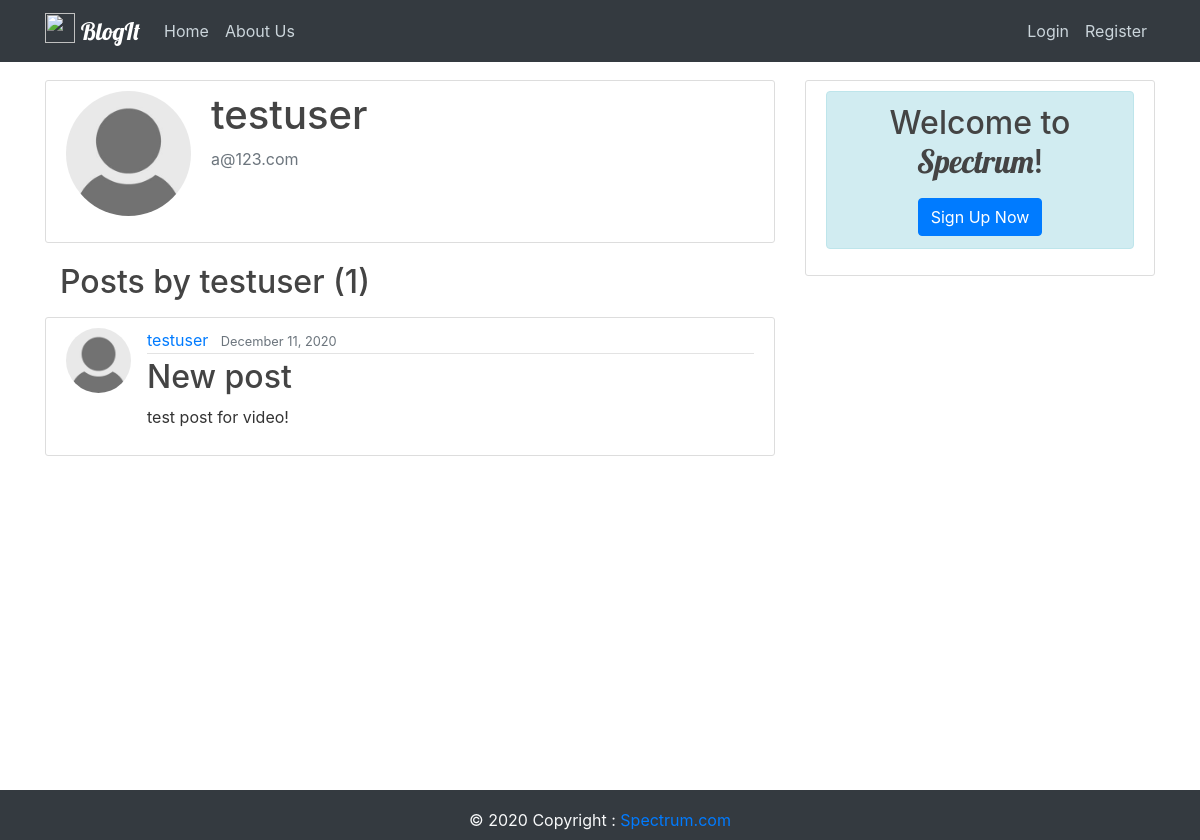
The app's page /user/testuser with its own data.
### socialmedia/models.py (models this page shows, shortened)
class Post(models.Model):
    title = models.CharField(max_length=200)
    content = models.TextField()
    date_posted = models.DateTimeField(default=timezone.now)
    author = models.ForeignKey(User, on_delete=models.CASCADE)

### users/models.py (models this page shows, shortened)
class Profile(models.Model):
    user = models.OneToOneField(User, on_delete=models.CASCADE)
    image = models.ImageField(default='default.jpg',upload_to='profile_pics')

### socialmedia/views.py (the view)
# urls.py: path('user/<str:username>', UserPostListView.as_view(), name='user-posts'),
class UserPostListView(ListView):
    model = Post
    template_name = 'socialmedia/user_posts.html'
    context_object_name = 'posts'
    paginate_by = 5
    def get_queryset(self):
        user = get_object_or_404(User, username=self.kwargs.get('username','email'))
        return Post.objects.filter(author=user).order_by('-date_posted')

### socialmedia/templates/socialmedia/user_posts.html (shortened to what this page needs)
{% extends "socialmedia/base.html" %}
{% load crispy_forms_tags %}
{% block content %}
  {% for post in posts|slice:":1" %}
    <div class="content-section">
      <div class="media">
        <img class="rounded-circle account-img" src="{{ post.author.profile.image.url }}">
        <div class="media-body">
          <h2 class="account-heading">{{ view.kwargs.username }}</h2>
          <p class="text-secondary">{{ post.author.email }}</p>
        </div>
      </div>
    </div>
  {% endfor %}
    <div class="container">
      <h2 class="mb-3">Posts by {{ view.kwargs.username }}  ({{page_obj.paginator.count}})</h2>
    </div>
    {% for post in posts %}
        <article class="media content-section">
            <img class="rounded-circle article-img" src="{{ post.author.profile.image.url }}" alt="">
            <div class="media-body">
            <div class="article-metadata">
                <a class="mr-2" href="{% url 'user-posts' post.author.username %}">{{ post.author }}</a>
                <small class="text-muted">{{ post.date_posted|date:"F d, Y" }}</small>
            </div>
            <h2><a class="article-title" href="{% url 'post-detail' post.id %}">{{ post.title }}</a></h2>
            <p class="article-content">{{ post.content }}</p>
            </div>
        </article>
    {% endfor %}
{% endblock content %}

### socialmedia/static/socialmedia/main.css (style rules this page uses)
body { background: white; color: #333333; margin-top: 5rem; margin-bottom: 60px; }
h1, h2, h3, h4, h5, h6 { color: #444444; }
.content-section { background: #ffffff; padding: 10px 20px; border: 1px solid #dddddd; border-radius: 3px; margin-bottom: 20px; }
.article-title { color: #444444; }
.article-content { white-space: pre-line; }
.article-img { height: 65px; width: 65px; margin-right: 16px; }
.article-metadata { padding-bottom: 1px; margin-bottom: 4px; border-bottom: 1px solid #e3e3e3 }
.account-img { height: 125px; width: 125px; margin-right: 20px; margin-bottom: 16px; }
.account-heading { font-size: 2.5rem; }

### socialmedia/static/socialmedia/footer.css (style rules this page uses)
html { position: relative; min-height: 100%; }
body { margin-bottom: 50px; }

### records on screen
Post: author.profile.image (placeholder picture), kwargs.username "testuser", author.email "a@123.com", author "testuser", date_posted "December 11, 2020", title "New post", content "test post for video!"

### other values on screen
{{ view.kwargs.username }} "testuser"
{{ page_obj.paginator.count }} "1"
